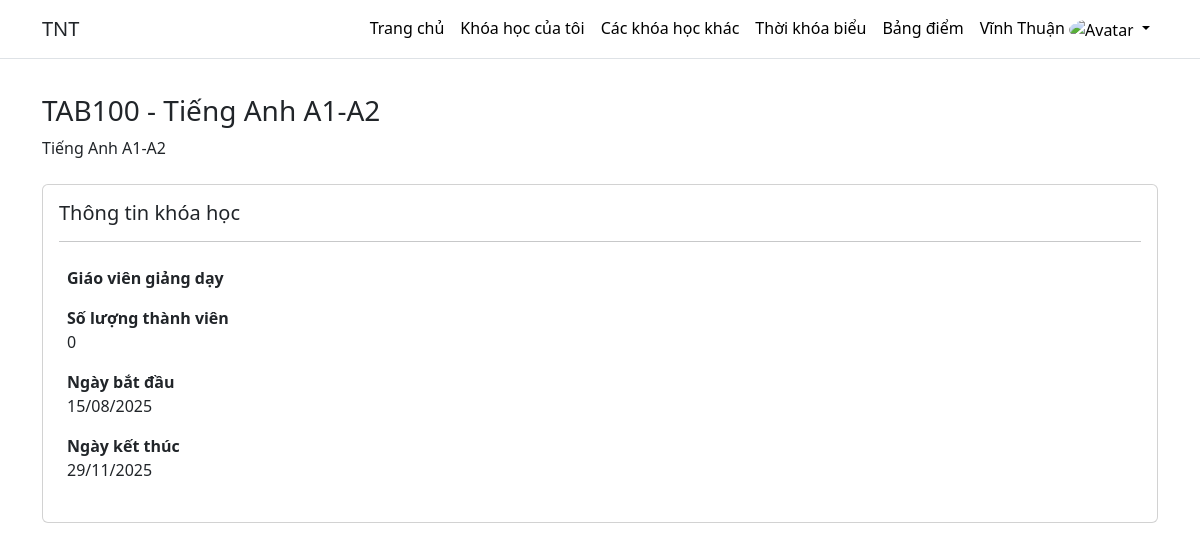
/student/details_course.php?course_id=5 (signed in), run on an earlier commit of the app's database.
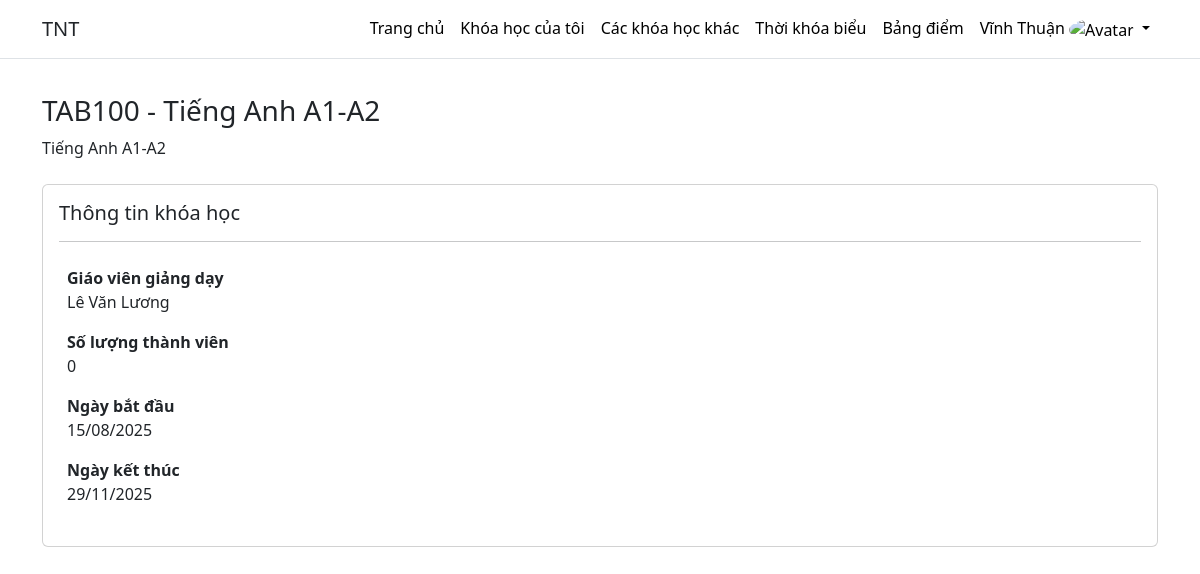
And on a later commit of the database.
### tables this page shows
CREATE TABLE `user` (
  `user_id` bigint(20) NOT NULL,
  `full_name` varchar(50) NOT NULL,
  `date_of_birth` date NOT NULL,
  `gender` char(1) NOT NULL,
  `address` varchar(255) NOT NULL,
  `phone` varchar(15) NOT NULL,
  `email` varchar(255) NOT NULL,
  `citizen_id` varchar(15) NOT NULL,
  `image` varchar(255) DEFAULT NULL,
  `verification_code` varchar(10) NOT NULL,
  `email_verified_at` datetime DEFAULT NULL
);

### student/details_course.php (the view, shortened to what this page needs)
<?php
include_once('layout.php');
include_once('../config/connect.php');
$course_id = $_GET['course_id'];
$sql_course = "SELECT * FROM course WHERE course_id = $course_id";
$result_course = mysqli_query($dbconnect, $sql_course);
$row_course = mysqli_fetch_assoc($result_course);
$teacher_id = $row_course['teacher_id'];
$sql_user = "SELECT * FROM user WHERE user_id = $teacher_id";
$result_user = mysqli_query($dbconnect, $sql_user);
if ($result_user) {
    $row_user = mysqli_fetch_assoc($result_user);
}
$sql_count_member = "SELECT COUNT(*) AS member_count FROM course_member WHERE course_id = $course_id";
$result_count_member = mysqli_query($dbconnect, $sql_count_member);
$row_count_member = mysqli_fetch_assoc($result_count_member);
?>
<!DOCTYPE html>
<html lang="en">
<head>
</head>
<body>
    <div class="container mt-4">
        <h3><?php echo $row_course['course_code'] . " - " . $row_course['course_name']?></h3>
        <p><?php echo $row_course['course_description']?></p>
    </div>
    <div class="container mt-4">
        <div class="row">
            <div class="col-md-12">
                <div class="card">
                    <div class="card-body">
                        <h5>Thông tin khóa học</h5>
                        <hr class="info-divider">
                        <table class="table table-borderless">
                            <tbody>
                                <tr>
                                    <td>
                                        <b>Giáo viên giảng dạy</b>
                                        <br><?php echo $row_user['full_name'] ?>
                                    </td>
                                </tr>
                                <tr>
                                    <td><b>Số lượng thành viên</b>
                                    <br><?php echo $row_count_member['member_count']?>
                                    </td>
                                </tr>
                                <tr>
                                    <td><b>Ngày bắt đầu</b>
                                    <br><?php echo date('d/m/Y', strtotime($row_course['start_date']))?></td>
                                </tr>
                                <tr>
                                    <td><b>Ngày kết thúc</b>
                                    <br><?php echo date('d/m/Y', strtotime($row_course['end_date']))?></td>
                                </tr>
                            </tbody>
                        </table>
                    </div>
                </div>
            </div>
        </div>
    </div>
</body>
</html>

What changed in the data, as far as the page shows it:
added user: full_name "Lê Văn Lương"
